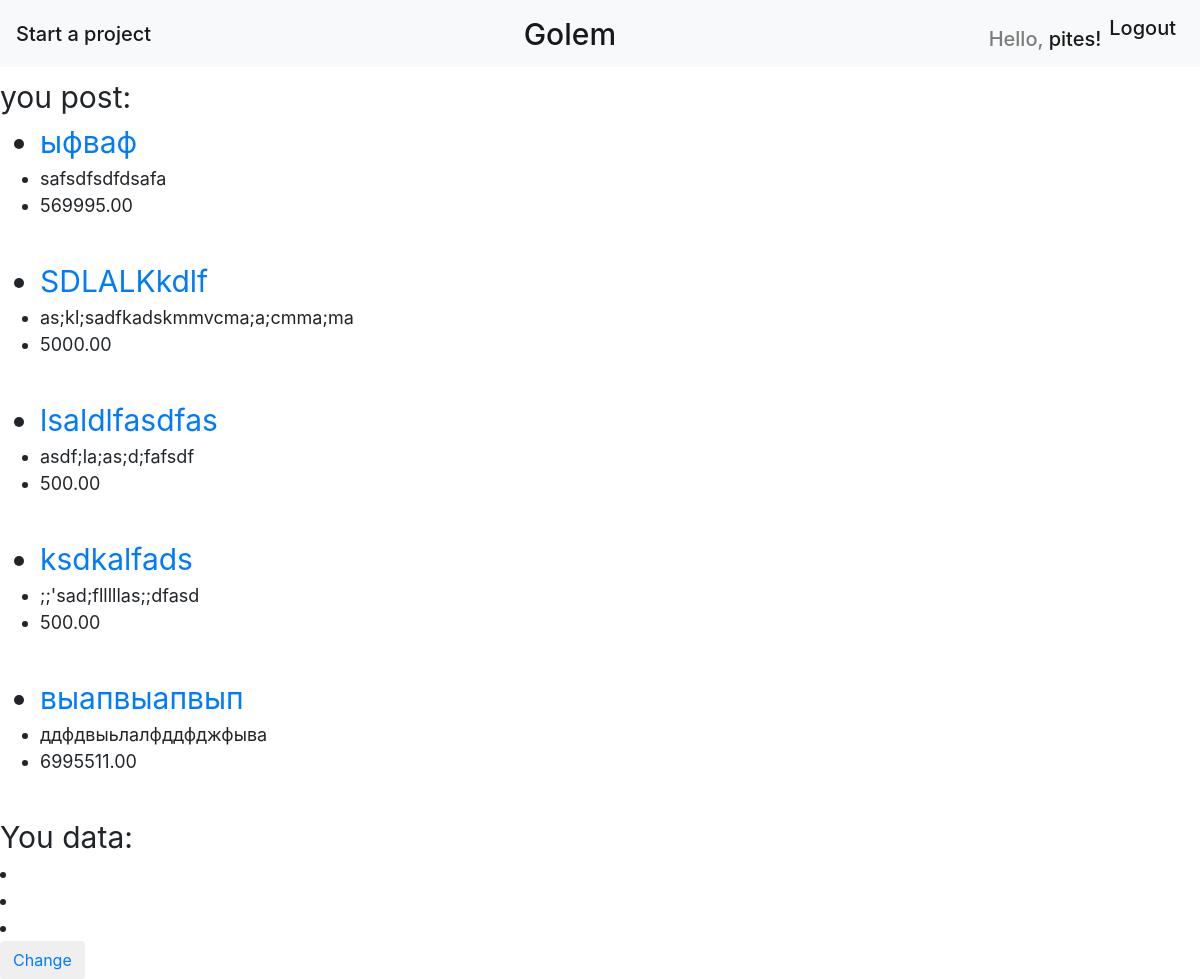
/accounts/profile/ (signed in), run on an earlier commit of the app's database.
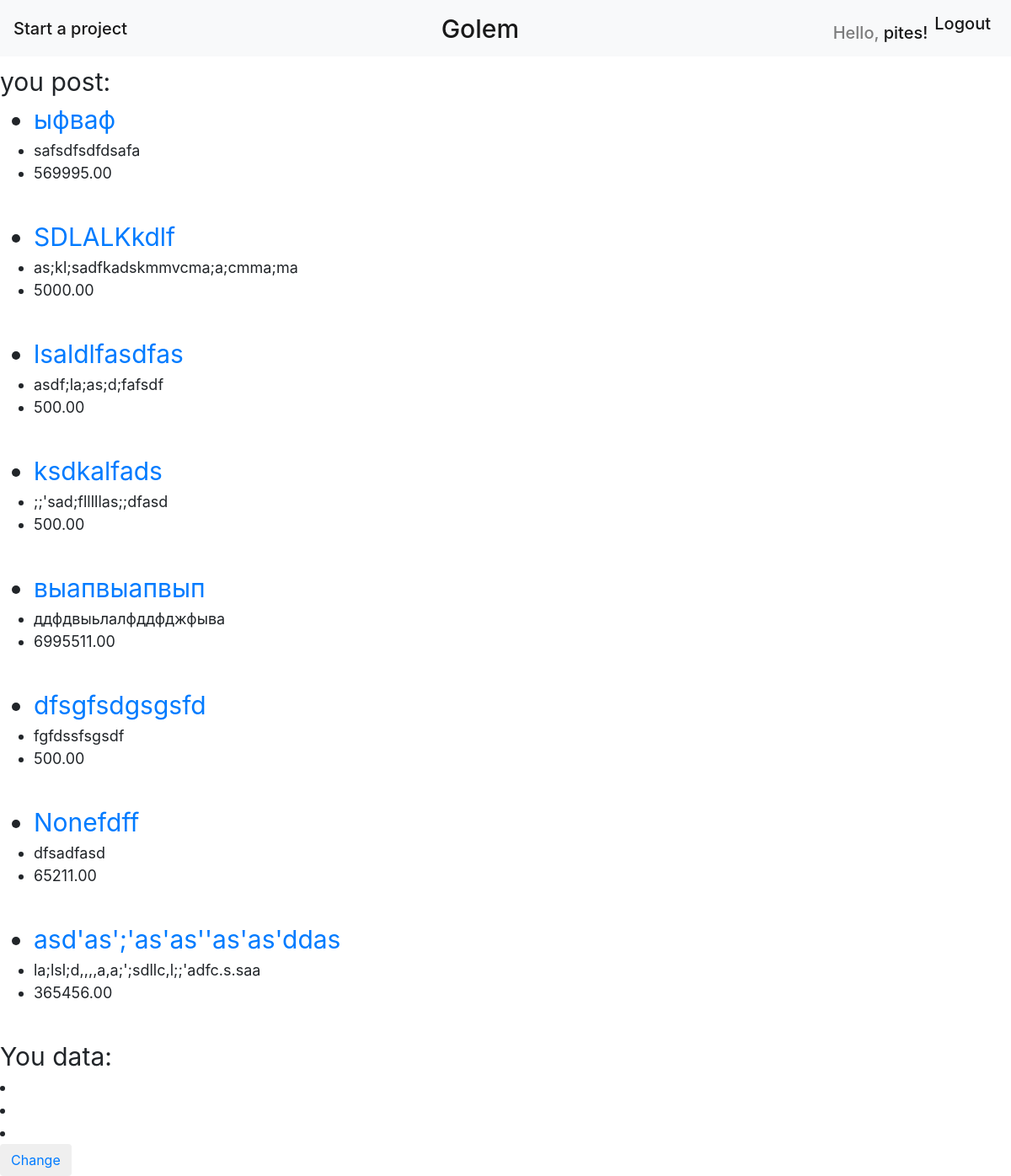
And on a later commit of the database.
### projectplace/models.py (models this page shows, shortened)
class Post(models.Model):
    author = models.ForeignKey('auth.User', on_delete=models.CASCADE)
    title = models.CharField(max_length=255, unique=True, default="None")
    category = models.CharField(max_length=6, choices=CATEGORY_CHOICES, default="Other")
    body = models.TextField()
    created_at = models.DateTimeField(auto_now_add=True)
    value = models.DecimalField(decimal_places=2, max_digits=30, default=0)
    image = models.ImageField(upload_to='img', height_field=None, width_field=None, max_length=100, default='Def_img.png')

### projectplace/views.py (the view)
# urls.py: url(r'^accounts/profile/', Profile.as_view(), name='profile'),
class Profile(TemplateView):
    template_name = 'projectplace/profile.html'
    def get_context_data(self, **kwargs):
        context = super(Profile, self).get_context_data(**kwargs)
        user_posts = Post.objects.filter(
            author=self.request.user
        )
        user_stripe = UserConnect.objects.filter(user_id=self.request.user.pk)
        name_first_last = User.objects.filter(username=self.request.user)
        context['posts'] = user_posts
        context['stripe'] = user_stripe
        context['extradata'] = name_first_last
        return context

### projectplace/templates/projectplace/profile.html (shortened to what this page needs)
{% extends 'projectplace/base.html' %}
{% load bootstrap %}
{% block content %}
          <div style="font-size: 30px;">you post:</div>
        {% for post in posts %}
            <ul>
                <li id="count_collor1" style="font-size: 30px;"><a href="{% url 'post_detail' pk=post.pk %}">{{ post.title |linebreaksbr}}</a></li>
                <li style="font-size: 18px;">{{ post.body }}</li>
                <li style="font-size: 18px;">{{ post.value}} </li>
        </ul>
        <br>
        {% endfor %}
          <div style="font-size: 30px;">You data:</div>
                <li style="font-size: 18px;">{{ extradata.get.first_name }}</li>
                <li style="font-size: 18px;">{{ extradata.get.last_name}} </li>
                <li style="font-size: 18px;">{{ stripe.get.stripe_account }}</li>
<button type="submit" class="save btn btn-default"><a href="{% url 'imp_extradata' %}">Change</a></button>
{% endblock %}

### projectplace/templates/projectplace/base.html (shortened to what this page needs)
{% load static %}
<html lang="en">
    <head>
        <link rel="stylesheet" href="https://stackpath.bootstrapcdn.com/bootstrap/4.1.3/css/bootstrap.min.css">
        <link rel="stylesheet" type="text/css" href="{% static 'css/title.css' %}">
    </head>
    <body>
        <h1>
            <nav class="navbar navbar-expand-lg navbar-light bg-light">
                {% if user.is_authenticated %}
              <div class="collapse navbar-collapse" id="navbarSupportedContent">
                <ul class="navbar-nav mr-auto">
                  <a class="navbar-brand" href="{% url 'post_new' %}">Start a project</a>
                </ul>
                  </div>
                {% endif %}
                  <div class="collapse navbar-collapse" id="navbarTogglerDemo01">
            <a class="navbar-brand" href="/" style="font-size: 30px">Golem</a>
            <ul class="navbar-nav ml-auto">
                {% if user.is_authenticated %}
              <li class="nav-item active">
                 <span class="navbar-text" style="font-size: 20px">Hello, <a href="{% url 'profile' %}">{{user.username}}!</a></span>
              </li>
              <li class="nav-item active">
                <a class="nav-link" href="{% url 'logout' %}" style="font-size: 20px">Logout</a>
              </li>
                {% endif %}
            </ul>
              </div>
            </nav>
        </h1>
    {% block content %}
    {% endblock %}
    </body>
</html>

What changed in the data, as far as the page shows it:
added Post: title "dfsgfsdgsgsfd", body "fgfdssfsgsdf", value "500.00"
added Post: title "Nonefdff", body "dfsadfasd", value "65211.00"
added Post: title "asd'as';'as'as''as'as'ddas", body "la;lsl;d,,,,a,a;';sdllc,l;;'adfc.s.saa", value "365456.00"
